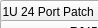
      <widget class="QWidget" name="patch_box">
       <property name="geometry">
        <rect>
         <x>0</x>
         <y>0</y>
         <width>98</width>
         <height>28</height>
        </rect>
       </property>
       <attribute name="label">
        <string>Patch</string>
       </attribute>
       <widget class="QPushButton" name="_1u_24p_pan_empty_keystoneType">
        <property name="geometry">
         <rect>
          <x>0</x>
          <y>0</y>
          <width>221</width>
          <height>23</height>
         </rect>
        </property>
        <property name="text">
         <string>1U 24 Port Patch Panel Empty Keystone</string>
        </property>
       </widget>
       <widget class="QPushButton" name="_keystone_rj45">
        <property name="geometry">
         <rect>
          <x>0</x>
          <y>20</y>
          <width>221</width>
          <height>23</height>
         </rect>
        </property>
        <property name="text">
         <string>RJ45 Keystone</string>
        </property>
       </widget>
       <widget class="QPushButton" name="_keystone_xlr">
        <property name="geometry">
         <rect>
          <x>0</x>
          <y>40</y>
          <width>221</width>
          <height>23</height>
         </rect>
        </property>
        <property name="text">
         <string>XLR Keystone</string>
        </property>
       </widget>
       <widget class="QPushButton" name="_keystone_midi">
        <property name="geometry">
         <rect>
          <x>0</x>
          <y>60</y>
          <width>221</width>
          <height>23</height>
         </rect>
        </property>
        <property name="text">
         <string>MIDI Connector Keystone</string>
        </property>
       </widget>
       <widget class="QPushButton" name="_keystone_toslink">
        <property name="geometry">
         <rect>
          <x>0</x>
          <y>80</y>
          <width>221</width>
          <height>23</height>
         </rect>
        </property>
        <property name="text">
         <string>TOSLINK Keystone</string>
        </property>
       </widget>
       <widget class="QPushButton" name="_keystone_coax_bnc">
        <property name="geometry">
         <rect>
          <x>0</x>
          <y>100</y>
          <width>221</width>
          <height>23</height>
         </rect>
        </property>
        <property name="text">
         <string>BNC/COAX Keystone</string>
        </property>
       </widget>
      </widget>
